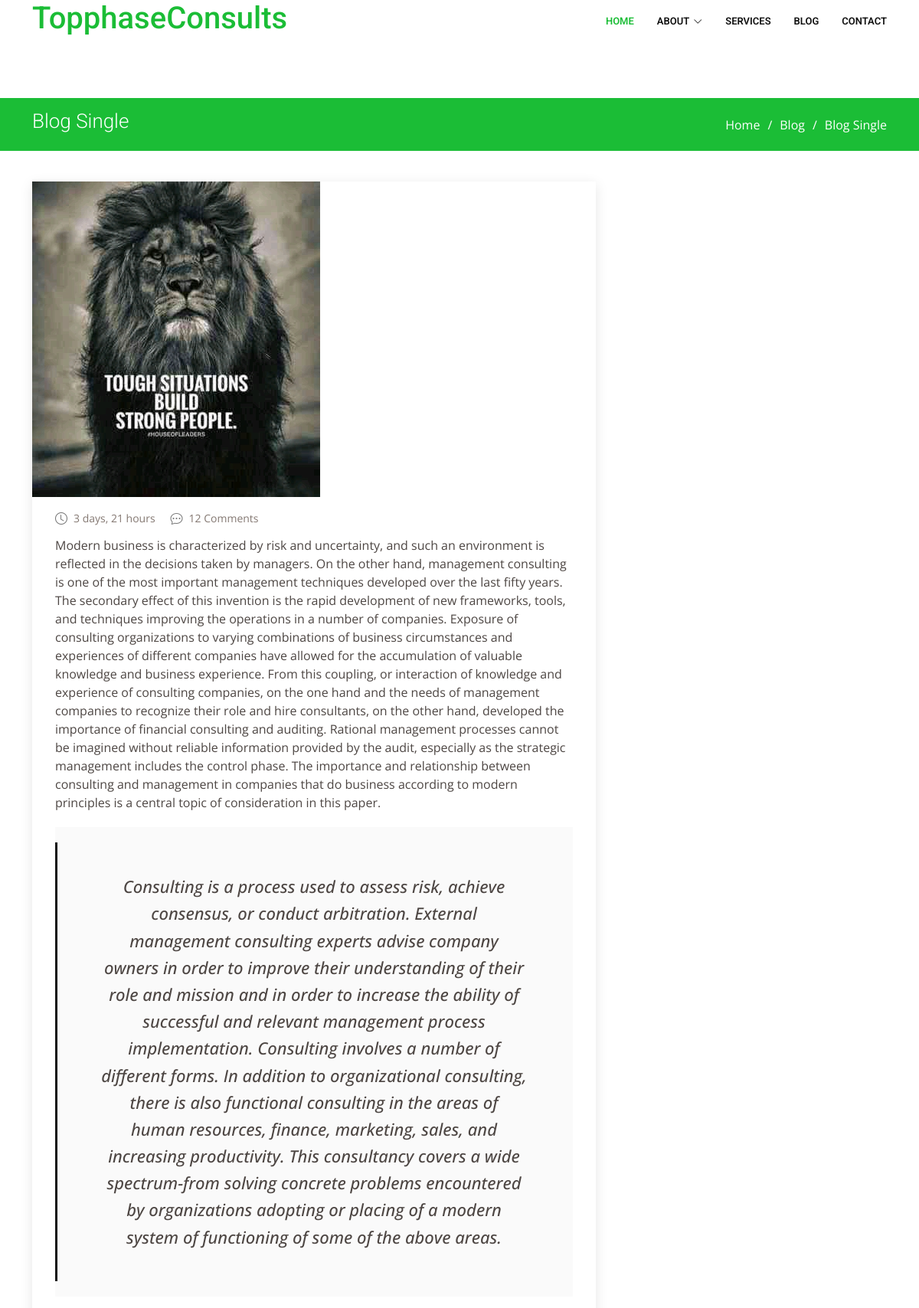
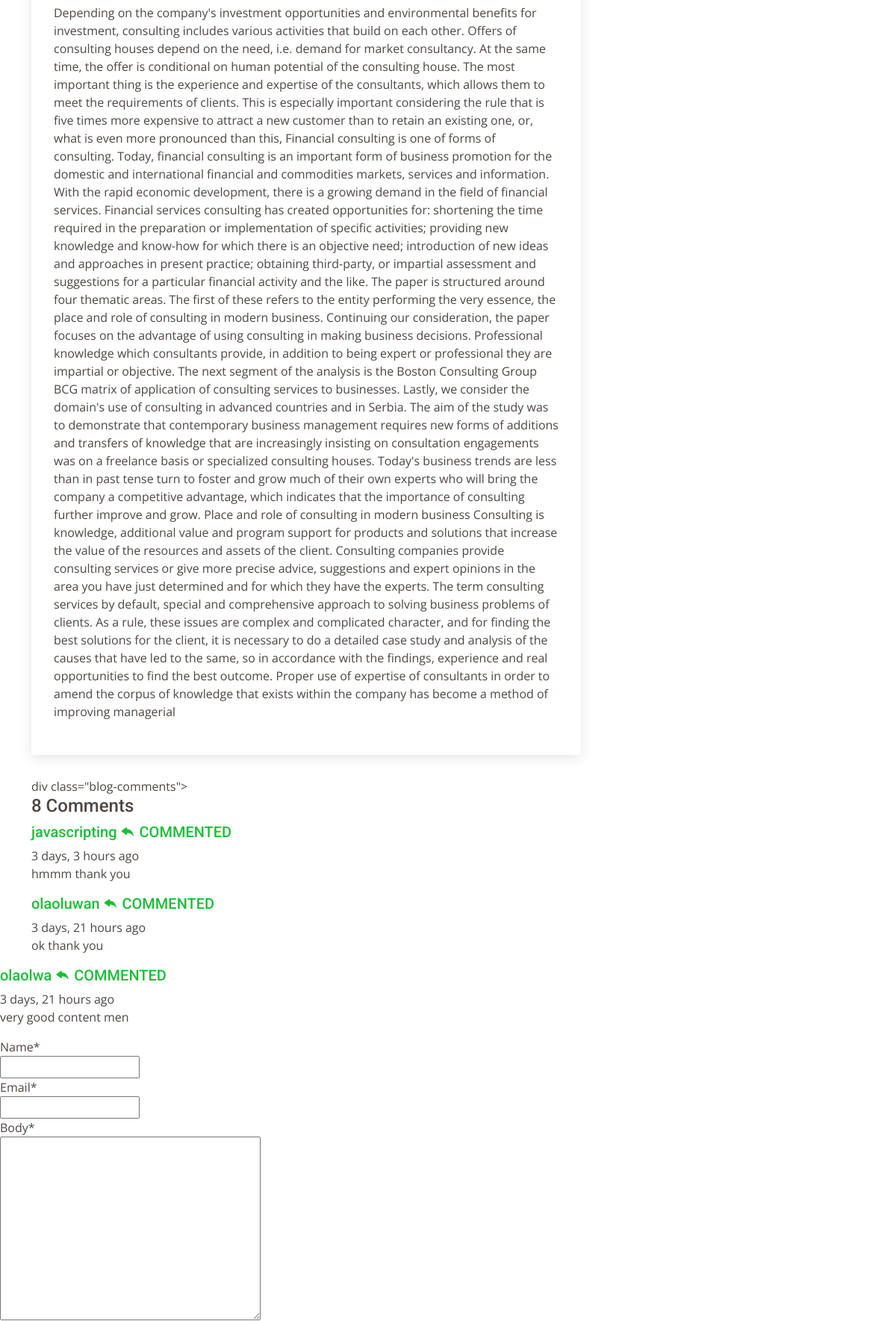
The page /THE-33/ (upper part) on the database its author committed (2 pictures, top to bottom).
### mainweb/models.py (models this page shows, shortened)
class Post(models.Model):
    title = models.CharField(max_length=255)
    slug = models.SlugField()
    photo = models.ImageField(upload_to='image/')
    mblockquote = models.TextField()
    intro = models.CharField(max_length=9887)
    Body = models.TextField()
    date_added = models.DateTimeField(auto_now_add=True)
    class Meta:
        ordering = ['-date_added']

class Comment(models.Model):
    post = models.ForeignKey(Post, related_name='comments', on_delete=models.CASCADE)
    name = models.CharField(max_length=1000)
    email=models.EmailField()
    body= models.TextField(max_length=30)
    created = models.DateTimeField(auto_now_add=True)
    class Meta:
        ordering = ['-created']

### mainweb/views.py (the view)
# urls.py: path('<slug:slug>/', views.blogdetail, name='blogdetail'),
def blogdetail(request, slug):
    post = get_object_or_404(Post, slug=slug)
    if request.method =='POST':
        form = CommentForm(request.POST)
        if form.is_valid():
            comment = form.save(commit=False)
            comment.post = post
            comment.save()
            messages.success(request, ('thank for contact us'))
        else:
            messages.error(request, ' an error occur in the submitions ')
        return redirect('blogdetail', slug=post.slug)
    else:
        form = CommentForm()
    context ={'post' : post, 'form':form}
    return render(request, "mainweb/blog-single.html", context)

### mainweb/forms.py
class CommentForm(forms.ModelForm):
    class Meta:
        model = Comment
        fields = ['name', 'email', 'body']

### mainweb/templates/mainweb/blog-single.html (shortened to what this page needs)
{% extends 'main.html' %}
{% block content %}
   {% load crispy_forms_tags %}
  <main id="main">
    <section id="breadcrumbs" class="breadcrumbs">
      <div class="container">
        <div class="d-flex justify-content-between align-items-center">
          <h2>Blog Single</h2>
          <ol>
            <li><a href="{% url 'index' %}">Home</a></li>
            <li><a href="{% url 'blog' %}">Blog</a></li>
            <li>Blog Single</li>
          </ol>
        </div>
      </div>
    </section>
    <section id="blog" class="blog">
      <div class="container" data-aos="fade-up">
        <div class="row">
          <div class="col-lg-8 entries">
            <article class="entry entry-single">
              <div class="entry-img">
                <img src="{{post.photo.url}}" alt="" class="img-fluid">
              </div>
              <div class="entry-meta">
                <ul>
                  <li class="d-flex align-items-center"><i class="bi bi-clock"></i>
                    <a href="blog-single.html"><time datetime="2020-01-01">{{post.date_added|timesince}}</time></a></li>
                  <li class="d-flex align-items-center"><i class="bi bi-chat-dots"></i> <a href="#">12 Comments</a></li>
                </ul>
              </div>
              <div class="entry-content">
                <p>
                {{post.intro}}
                </p>
                <blockquote>
                                <div class="entry-content">
                  <p>
                      {{post.mblockquote}}
                  </p>
                                                </div>
                </blockquote>
              </div>
              <div class="entry-content">
                <p>{{post.Body}}</p>
              </div>
            </article>
            div class="blog-comments">
              <h4 class="comments-count">8 Comments</h4>
                {% for comment in post.comments.all %}
              <div id="comment-1" class="comment">
                    <h5><a href="">{{comment.name}}</a> <a href="#" class="reply"><i class="bi bi-reply-fill"></i> COMMENTED</a></h5>
                    <time datetime="2020-01-01">{{comment.created|timesince}} ago</time>
                    <p>
                      {{comment.body}}
                    </p>
                  </div>
                </div>
              </div>
              {% empty %}
            <h5>no comment yet</h5>
              {% endfor %}
            <form method="POST" action="">
              {{form|crispy}}
            </form>
    </section>
  </main>
  {% endblock %}

### static/lal/assets/css/style.css (style rules this page uses)
body { font-family: "Open Sans", sans-serif; color: #4d4643; }
a { color: #1bbd36; text-decoration: none; }
h1, h2, h3, h4, h5, h6 { font-family: "Roboto", sans-serif; }
section { padding: 60px 0; overflow: hidden; }
.breadcrumbs { padding: 15px 0; background: #1bbd36; min-height: 40px; margin-top: 72px; }
.breadcrumbs h2 { font-size: 26px; font-weight: 300; color: #fff; }
.breadcrumbs ol { display: flex; flex-wrap: wrap; list-style: none; padding: 0; margin: 0; color: #fff; }
.breadcrumbs ol a { color: #fff; }
.breadcrumbs ol li + li { padding-left: 10px; }
.breadcrumbs ol li + li::before { display: inline-block; padding-right: 10px; color: #fff; content: "/"; }
.blog { padding: 40px 0 20px 0; }
.blog .entry { padding: 30px; margin-bottom: 60px; box-shadow: 0 4px 16px rgba(0, 0, 0, 0.1); }
.blog .entry .entry-img { max-height: 440px; margin: -30px -30px 20px -30px; overflow: hidden; }
.blog .entry .entry-meta { margin-bottom: 15px; color: #777777; }
.blog .entry .entry-meta ul { display: flex; flex-wrap: wrap; list-style: none; align-items: center; padding: 0; margin: 0; }
.blog .entry .entry-meta ul li + li { padding-left: 20px; }
.blog .entry .entry-meta i { font-size: 16px; margin-right: 8px; line-height: 0; }
.blog .entry .entry-meta a { color: #847872; font-size: 14px; display: inline-block; line-height: 1; }
.blog .entry .entry-content p { line-height: 24px; }
.blog .entry .entry-content blockquote { overflow: hidden; background-color: #fafafa; padding: 60px; position: relative; text-align: center; margin: 20px 0; }
.blog .entry .entry-content blockquote p { color: #4d4643; line-height: 1.6; margin-bottom: 0; font-style: italic; font-weight: 500; font-size: 22px; }
.blog .entry .entry-content blockquote::after { content: ""; position: absolute; left: 0; top: 0; bottom: 0; width: 3px; background-color: #111; margin-top: 20px; margin-bottom: 20px; }
.blog .entry-single { margin-bottom: 30px; }

### rows shown on the page
Post: photo (picture), date_added "3 days, 21 hours", intro "Modern business is characterized by risk and uncertainty, and such an environment is reflected in the decisions taken by managers. On the other hand, management consulting is one of the most important management techniques developed over the last fifty years. The secondary effect of this invention is the rapid development of new frameworks, tools, and techniques improving the operations in a number of companies. Exposure of consulting organizations to varying combinations of business circumstances and experiences of different companies have allowed for the accumulation of valuable knowledge and business experience. From this coupling, or interaction of knowledge and experience of consulting…", mblockquote "Consulting is a process used to assess risk, achieve consensus, or conduct arbitration. External management consulting experts advise company owners in order to improve their understanding of their role and mission and in order to increase the ability of successful and relevant management process implementation. Consulting involves a number of different forms. In addition to organizational consulting, there is also functional consulting in the areas of human resources, finance, marketing, sales, and increasing productivity. This consultancy covers a wide spectrum-from solving concrete problems encountered by organizations adopting or placing of a modern system of functioning of some of the…", Body "Depending on the company's investment opportunities and environmental benefits for investment, consulting includes various activities that build on each other. Offers of consulting houses depend on the need, i.e. demand for market consultancy. At the same time, the offer is conditional on human potential of the consulting house. The most important thing is the experience and expertise of the consultants, which allows them to meet the requirements of clients. This is especially important considering the rule that is five times more expensive to attract a new customer than to retain an existing one, or, what is even more pronounced than this, Financial consulting is one of forms of…"
Comment: name "javascripting", created "3 days, 3 hours", body "hmmm thank you"
Comment: name "olaoluwan", created "3 days, 21 hours", body "ok thank you"
Comment: name "olaolwa", created "3 days, 21 hours", body "very good content men"
